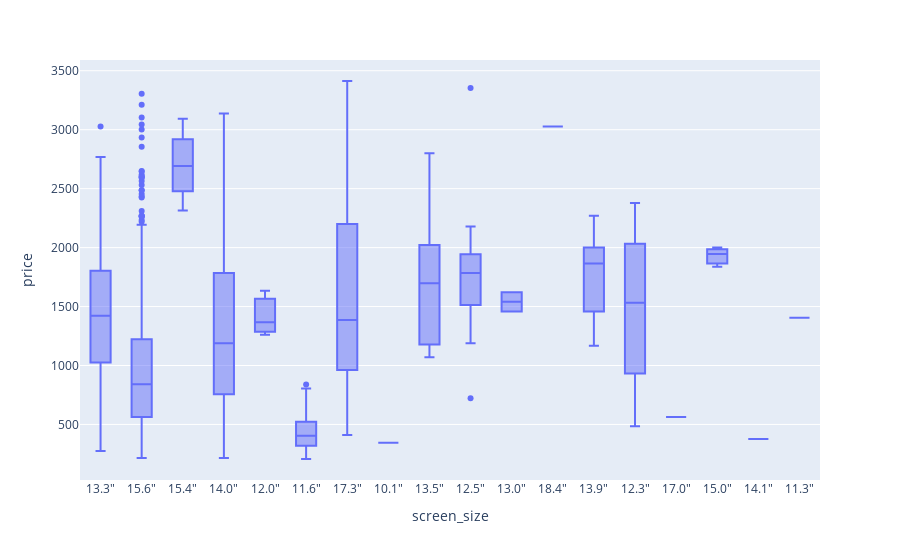

The notebook cell this image was saved under:
### Markdown cell above
### Screen size

### Code cell
px.box(laptops_train, x="screen_size", y="price")

### Figure 1 — Plotly figure (JSON) as saved in the notebook; plotly's stock layout.template omitted (floating-point values rounded to 4 significant figures; data arrays with more than 128 entries replaced by an {"elided": "..."} marker saying what was removed)
{"data": [{"alignmentgroup": "True", "hovertemplate": "screen_size=%{x}<br>price=%{y}<extra></extra>", "legendgroup": "", "marker": {"color": "#636efa"}, "name": "", "notched": false, "offsetgroup": "", "orientation": "v", "showlegend": false, "type": "box", "x": {"elided": "969 str values"}, "x0": " ", "xaxis": "x", "y": {"elided": "969 int values"}, "y0": " ", "yaxis": "y"}], "layout": {"autosize": true, "boxmode": "group", "legend": {"tracegroupgap": 0}, "margin": {"t": 60}, "xaxis": {"anchor": "y", "autorange": true, "domain": [0, 1], "range": [-0.5, 17.5], "title": {"text": "screen_size"}, "type": "category"}, "yaxis": {"anchor": "x", "autorange": true, "domain": [0, 1], "range": [28.89, 3591.0], "title": {"text": "price"}, "type": "linear"}}}
